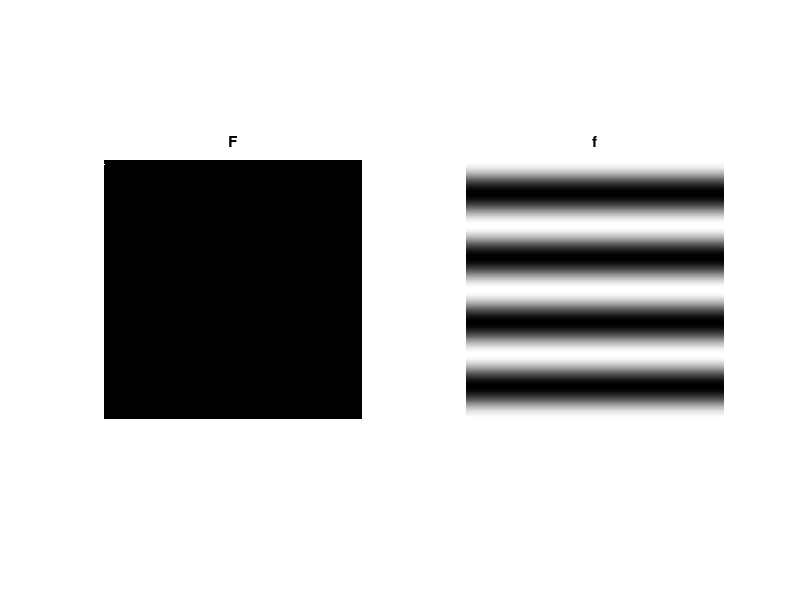

Write MATLAB code to recreate this figure.
%% Lesson 09 - Fourier wavefront demo

% (C) 2013 Jeff Orchard
%     University of Waterloo


%% Create a 2D array of Fourier coefs (all zero)

F = zeros(256,256);

%% Choose one to be non-zero.

F(5,1) = 1;

%% Now take the inverse 2D-DFT.

f = ifft2( F );

figure(1);
subplot(1,2,1);
imshow(F, []); title('F');
subplot(1,2,2);
imshow(real(f), []); title('f');




